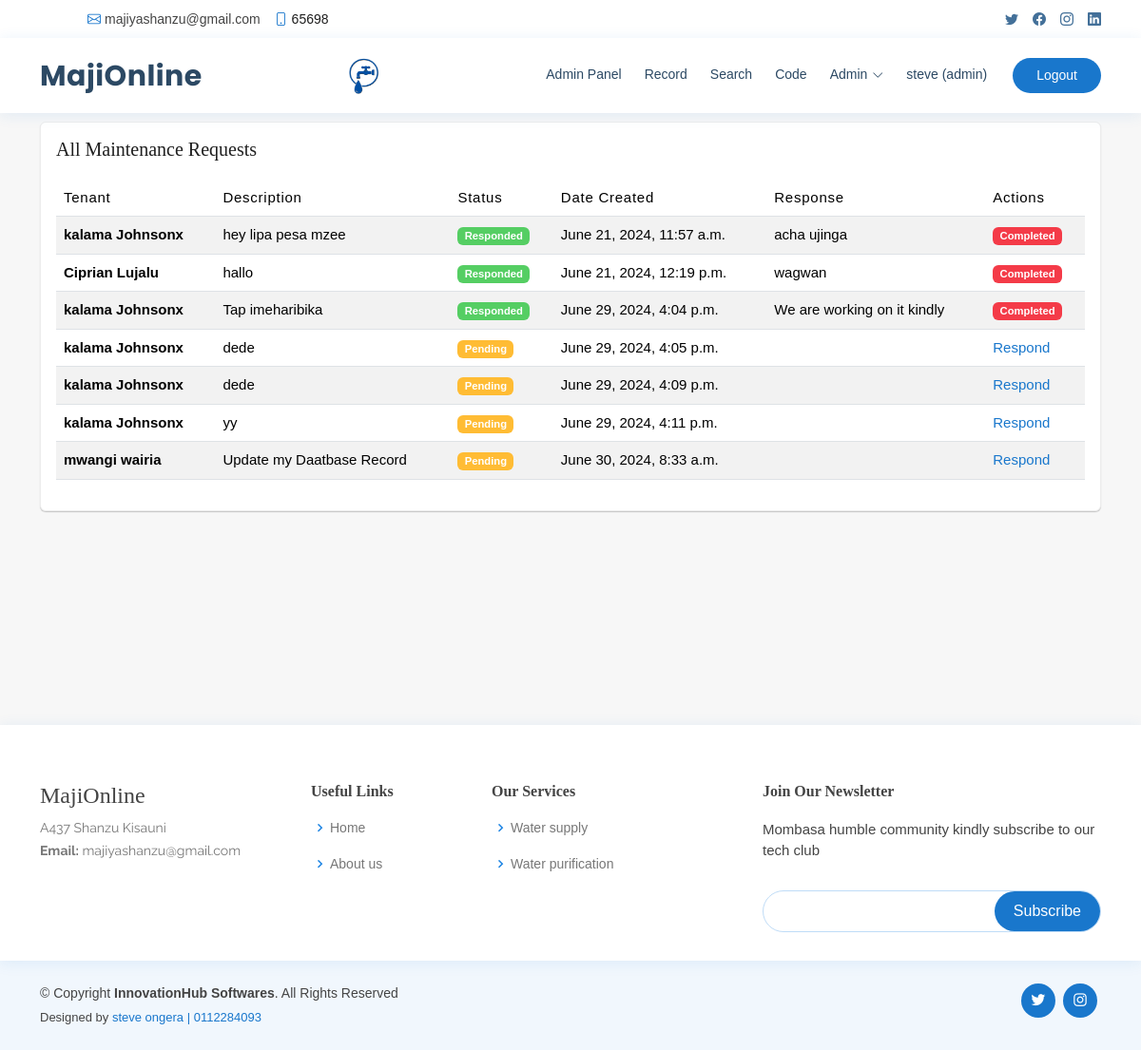
The app's page /maintenance/requests/ (signed in), older data.
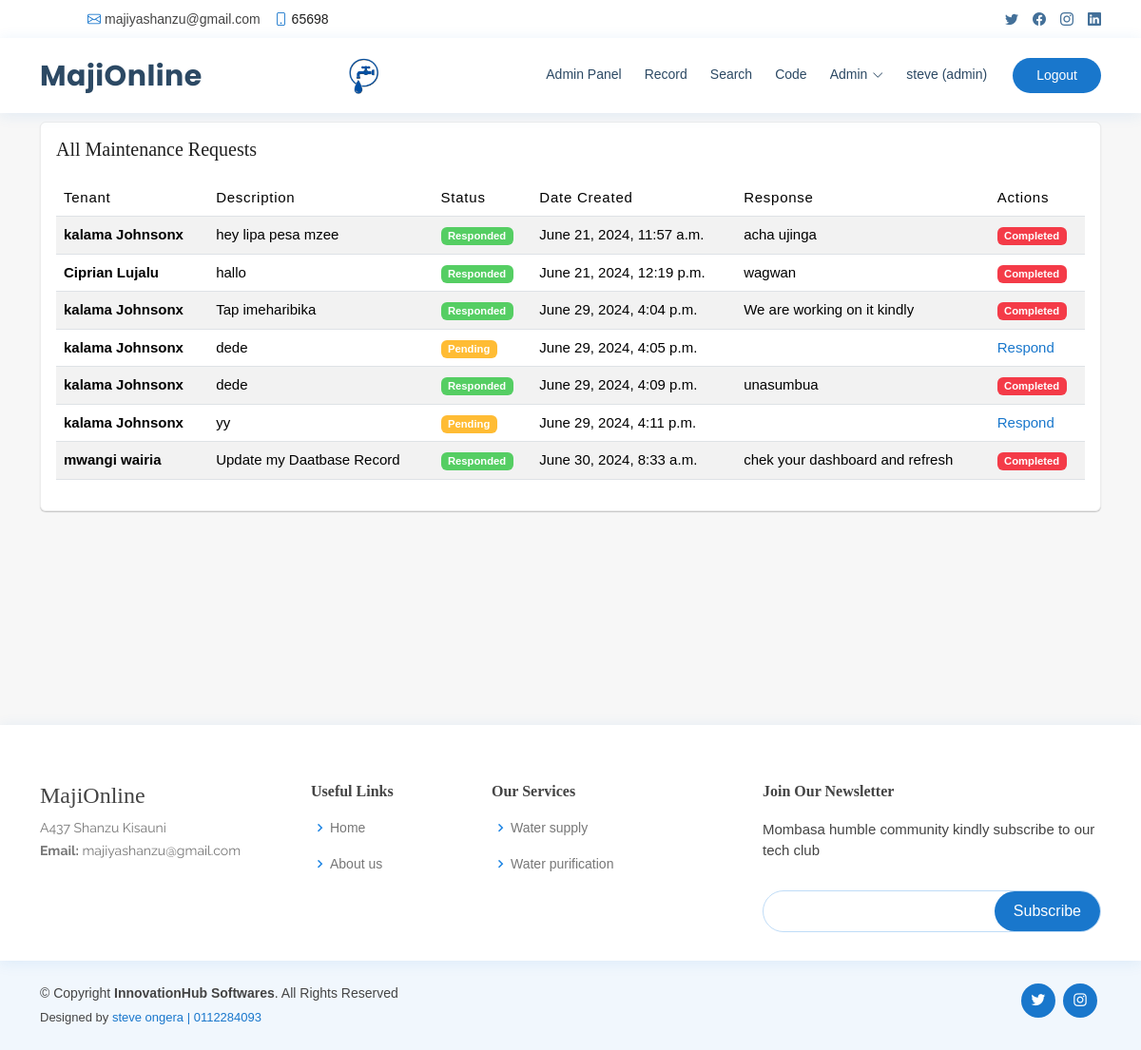
The same page, newer data.
### Record/models.py (models this page shows, shortened)
class MaintenanceRequest(models.Model):
    tenant = models.ForeignKey(Tenant, on_delete=models.CASCADE)
    description = models.TextField()
    status = models.CharField(max_length=20, choices=[
        ('pending', 'Pending'),
        ('in_progress', 'In Progress'),
        ('completed', 'Completed'),
    ], default='pending')
    date_created = models.DateTimeField(auto_now_add=True)
    date_completed = models.DateTimeField(null=True, blank=True)
    response = models.TextField(blank=True)

class Tenant(models.Model):
    user_name = models.CharField(max_length=100)
    identification_number = models.CharField(max_length=20, unique=True)
    first_name = models.CharField(max_length=100)
    last_name = models.CharField(max_length=100)
    email = models.EmailField()
    phone = models.CharField(max_length=20)
    address = models.TextField()
    avatar = models.ImageField(upload_to='media', default='media/avatar.svg')
    house = models.ForeignKey(House,  on_delete=models.CASCADE)
    tap_no = models.CharField(max_length=100 , null=True, blank=True)

### Record/views.py (the view)
# urls.py: path('maintenance/requests/', views.maintenance_request_list, name='maintenance_request_list'),
def maintenance_request_list(request):
    if request.user.profile.user_type == 'admin':
        requests = MaintenanceRequest.objects.all()
    else:
       current_tenant = Tenant.objects.get(user_name=request.user.username)
       requests = MaintenanceRequest.objects.filter(tenant=current_tenant)
    context = {
        'requests': requests,
    }
    return render(request, 'maintenance_request_list.html', context)

### templates/maintenance_request_list.html (shortened to what this page needs)
{% extends 'base.html' %}
{% load static %}
{% block content %}
<link href="{% static 'assets/css/style2.css'%}" rel="stylesheet">
{% if request.user.is_authenticated %}
{% with profile=request.user.profile %}
{% if profile.user_type == 'admin' %}
</head>
<br>
<br>
<br>
<main id="main" class="main">
<section class="section">
    <div class="container">
        <div class="row">
                <div class="col-lg-12">
                    <div class="card">
                        <div class="card-body">
                        <h5 class="card-title">All Maintenance Requests</h5>
                        <div class="table-responsive">
                            <table class="table table-striped">
                                <thead>
                                <tr>
                                    <th>Tenant</th>
                                        <th scope="col" >Description</th>
                                        <th scope="col" >Status</th>
                                        <th scope="col">Date Created</th>
                                        <th scope="col">Response </th>
                                        <th scope="col">Actions</th>
                                </tr>
                                </thead>
                                <tbody>
                                    {% for request in requests %}
                                <tr>
                                    <th scope="row">{{ request.tenant.first_name }} {{ request.tenant.last_name }}</th>
                                    <td>{{ request.description }}</td>
                                    <td>{% if request.status == 'responded' %}
                                        <span class="badge bg-success">Responded</span>
                                        {% else %}
                                        <span class="badge bg-warning">Pending</span>
                                        {% endif %}
                                    </td>
                                    <td>{{ request.date_created }}</td>
                                    <td>{{ request.response }} </td>
                                            <td> {% if request.status != 'responded' %}
                                                <a href="{% url 'respond_to_request' request.id %}">Respond</a>
                                                {% else %}
                                                <span class="badge bg-primary">Completed</span>
                                                {% endif %}
                                            </td>
                                </tr>
                                {% endfor %}
                                </tbody>
                            </table>
                        </div>
                        </div>
                    </div>
                </div>
        </div>
        </div>
</section>
</main>
{% endif %}
{% endwith %}
{% endif %}
{% endblock %}

Row changes from the older to the newer data that the page shows:
changed MaintenanceRequest: response (not shown) → "unasumbua"; status "Pending Respond" → "Responded Completed"
changed MaintenanceRequest "Update my Daatbase Record": response (not shown) → "chek your dashboard and refresh"; status "Pending Respond" → "Responded Completed"
